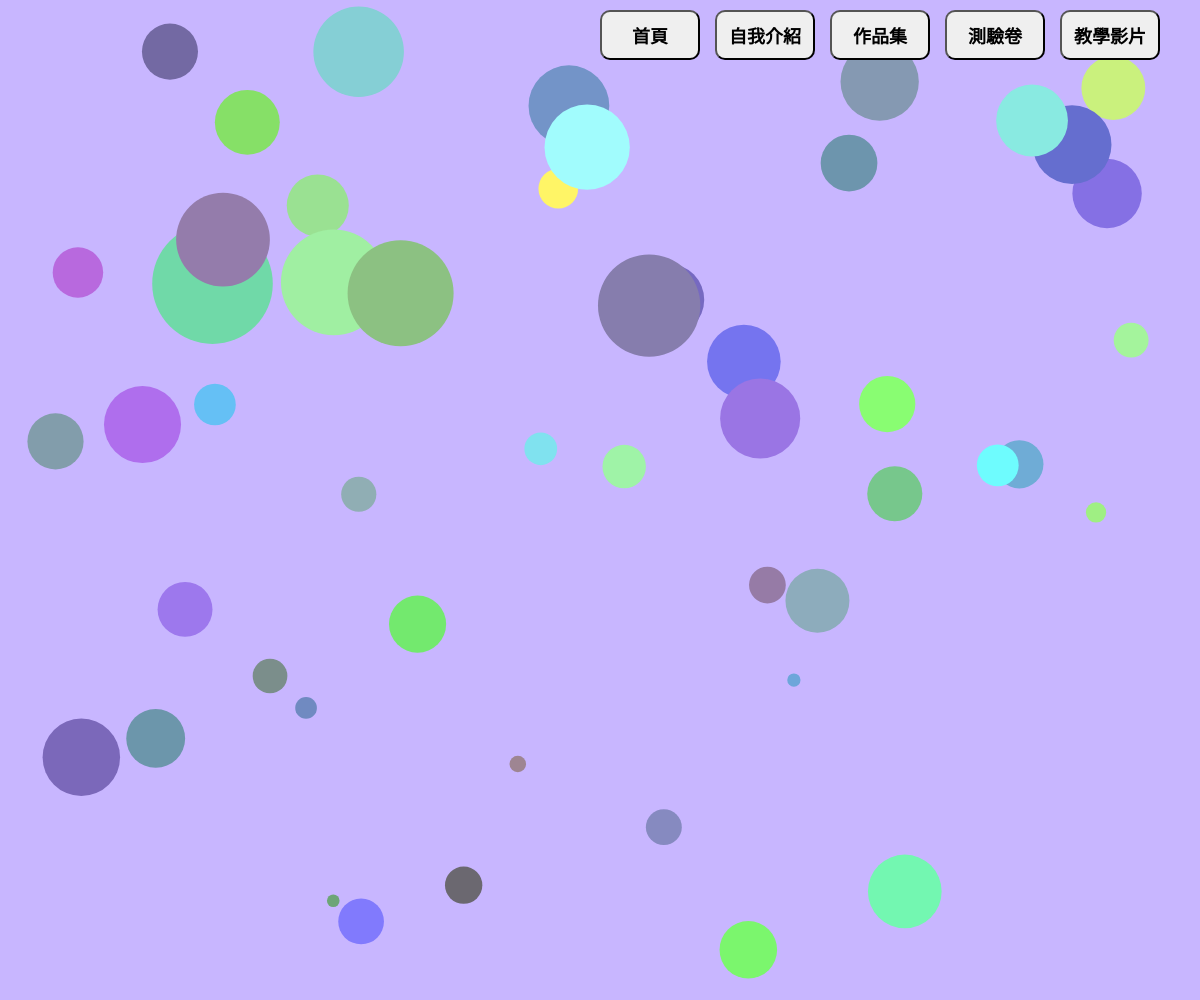
Frame 1 (no input)
Frame 60 (no input): identical to frame 1, image omitted
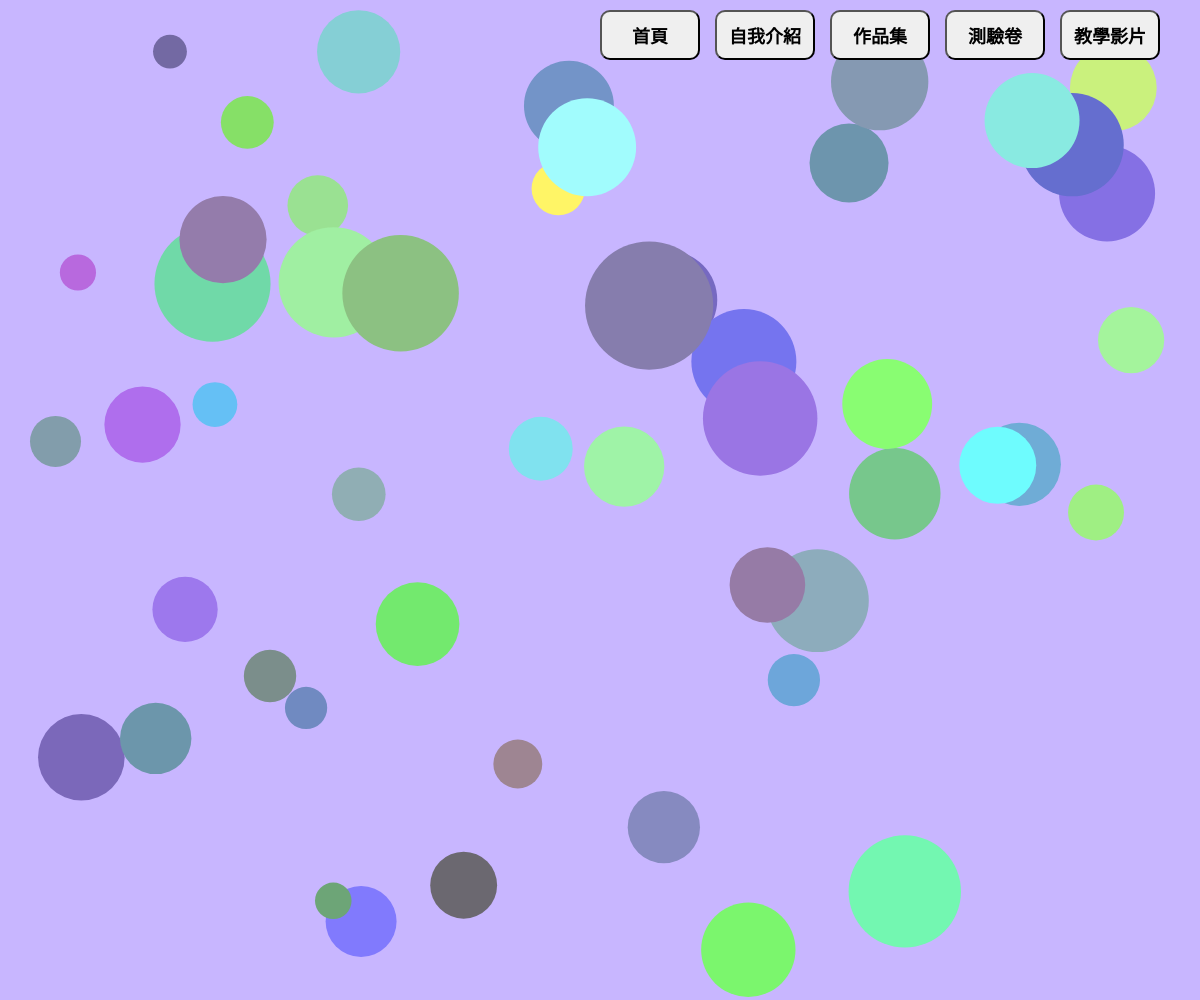
Frame 120 (the mouse pressed at the canvas centre since frame 60)

The p5.js sketch that drew these frames (run headless with seeded random() and noise() and a simulated clock; from frame 60 on, the mouse is pressed at the canvas centre):

// p5.js sketch
// ── sketch.js
let buttonLabels = ["首頁", "自我介紹", "作品集", "測驗卷", "教學影片"];
let buttons = [];
let circles = [];
let dropdown;
let subButtons = [];
let popupWindow = null; // 用於存放小視窗的 DOM 元素

function setup() {
  createCanvas(windowWidth, windowHeight); // 畫布與螢幕大小一致

  // 建立按鈕
  let buttonX = width - 600; // 調整按鈕的起始 X 座標，向左再移動 50
  let buttonY = 10;          // 按鈕的 Y 座標
  let buttonWidth = 100;     // 按鈕寬度
  let buttonHeight = 50;     // 按鈕高度
  let buttonSpacing = 15;    // 按鈕間距

  for (let i = 0; i < buttonLabels.length; i++) {
    let x = buttonX + i * (buttonWidth + buttonSpacing);
    let btn = createButton(buttonLabels[i]);
    btn.position(x, buttonY);
    btn.size(buttonWidth, buttonHeight);
    btn.style('font-size', '18px'); // 字體大小
    btn.style('font-weight', 'bold'); // 字體變粗
    btn.style('border-radius', '10px'); // 框變圓潤
    btn.style('transition', 'background-color 0.3s'); // 平滑變色過渡
    btn.mouseOver(() => btn.style('background-color', '#ffbc42')); // 滑鼠移入變為淡藍色
    btn.mouseOut(() => btn.style('background-color', '')); // 滑鼠移出恢復原色
    if (buttonLabels[i] === "作品集") {
      btn.mousePressed(() => toggleDropdown(x, buttonY + buttonHeight + 5)); // 點擊作品集按鈕顯示選項
    } else if (buttonLabels[i] === "自我介紹") {
      btn.mousePressed(() => showIntroduction()); // 自我介紹按鈕事件
    } else if (buttonLabels[i] === "教學影片") {
      btn.mousePressed(() => showPopup("https://cfchen58.synology.me/%E7%A8%8B%E5%BC%8F%E8%A8%AD%E8%A8%882024/B2/week3/20250303_104548.mp4")); // 教學影片連結
    } else if (buttonLabels[i] === "測驗卷") {
      btn.mousePressed(() => generateQuiz()); // 測驗卷按鈕事件
    } else {
      btn.mousePressed(() => handleButtonClick(buttonLabels[i])); // 設定其他按鈕點擊事件
    }
    buttons.push(btn);
  }

  // 建立小視窗的 DOM 元素
  popupWindow = createDiv('');
  popupWindow.style('position', 'absolute');
  popupWindow.style('width', '80%');
  popupWindow.style('height', '80%');
  popupWindow.style('top', '10%');
  popupWindow.style('left', '10%');
  popupWindow.style('background-color', 'white');
  popupWindow.style('border', '2px solid black');
  popupWindow.style('border-radius', '10px');
  popupWindow.style('overflow', 'auto');
  popupWindow.style('display', 'none'); // 預設隱藏
  let closeButton = createButton('關閉');
  closeButton.parent(popupWindow);
  closeButton.style('position', 'absolute');
  closeButton.style('top', '10px');
  closeButton.style('right', '10px');
  closeButton.mousePressed(() => popupWindow.style('display', 'none')); // 點擊關閉按鈕隱藏小視窗

  // 隨機產生更多圓，並讓圓分散得更均勻
  for (let i = 0; i < 50; i++) { // 增加圓的數量
    let r, g, b;
    do {
      r = random(100, 255);
      g = random(100, 255);
      b = random(100, 255);
    } while (dist(r, g, b, 0, 255, 0) < 100 || dist(r, g, b, 255, 182, 193) < 100); 
    // 確保顏色與綠色 (0, 255, 0) 和背景顏色 (255, 182, 193) 差異足夠
    circles.push({
      x: random(50, width - 50), // 確保圓不會靠近邊界
      y: random(50, height - 50),
      r: random(10, 50),
      color: color(r, g, b)
    });
  }
}

function draw() {
  background('#c8b6ff'); // 設定背景顏色為 b9fbc0 (RGB: 185, 251, 192)

  // 繪製圓，並讓圓隨滑鼠移動改變大小
  for (let circle of circles) {
    let distance = dist(mouseX, mouseY, circle.x, circle.y);
    let newRadius = circle.r + map(distance, 0, width, 20, -10); // 根據滑鼠距離調整大小
    newRadius = constrain(newRadius, 5, 100); // 限制圓的大小範圍
    fill(circle.color);
    noStroke();
    ellipse(circle.x, circle.y, newRadius * 2);
  }
}

// 處理按鈕點擊事件
function handleButtonClick(label) {
  if (label === "首頁") {
    resetToHome(); // 點選首頁按鈕時回到最初畫面
  } else {
    console.log(label + " 按鈕被按下");
  }
}

// 回到最初畫面
function resetToHome() {
  // 移除所有子選項按鈕
  subButtons.forEach(btn => btn.remove());
  subButtons = [];
  
  // 隱藏小視窗
  popupWindow.style('display', 'none');
  
  console.log("回到首頁");
}

function toggleDropdown(x, y) {
  // 如果子選項按鈕已存在，移除它們
  if (subButtons.length > 0) {
    subButtons.forEach(btn => btn.remove());
    subButtons = [];
  } else {
    // 建立子選項按鈕
    let subButtonLabels = ["作品1", "作品2", "作品3"]; // 更新子選單
    let subButtonWidth = 100;
    let subButtonHeight = 40;
    let subButtonSpacing = 5;

    for (let i = 0; i < subButtonLabels.length; i++) {
      let btnY = y + i * (subButtonHeight + subButtonSpacing);
      let btn = createButton(subButtonLabels[i]);
      btn.position(x, btnY);
      btn.size(subButtonWidth, subButtonHeight);
      btn.style('font-size', '16px'); // 子選項字體大小
      btn.style('font-weight', 'bold'); // 字體變粗
      btn.style('border-radius', '8px'); // 框變圓潤
      btn.style('background-color', '#FFFFE0'); // 子選項背景顏色改為淡黃色
      if (subButtonLabels[i] === "作品1") {
        btn.mousePressed(() => showPopup("https://haha12345haha.github.io/20250303_1/")); 
      } else if (subButtonLabels[i] === "作品2") {
        btn.mousePressed(() => showPopup("https://haha12345haha.github.io/0310/")); 
      } else if (subButtonLabels[i] === "作品3") {
        btn.mousePressed(() => showPopup("https://haha12345haha.github.io/04122/")); 
      }
      subButtons.push(btn);
    }
  }
}

// 顯示小視窗並載入指定的 URL
function showPopup(url) {
  popupWindow.html(`<iframe src="${url}" style="width: 100%; height: 100%; border: none;"></iframe>`);
  popupWindow.style('width', '80%'); // 恢復文字框寬度
  popupWindow.style('height', '80%'); // 恢復文字框高度
  popupWindow.style('top', '10%'); // 恢復文字框垂直位置
  popupWindow.style('left', '10%'); // 恢復文字框水平位置
  popupWindow.style('background-color', 'white'); // 恢復背景顏色
  popupWindow.style('border', '2px solid black'); // 恢復外框線條
  popupWindow.style('border-radius', '10px'); // 恢復圓角
  popupWindow.style('display', 'block');
}

function showIntroduction() {
  popupWindow.html('<p style="font-size: 28px; font-weight: bold; color:rgb(17, 11, 113); text-align: center; line-height: 150%;">我是蔣采緹，就讀淡江大學教育科技學系二年級</p>');
  popupWindow.style('width', '50%'); // 調整文字框寬度
  popupWindow.style('height', '30%'); // 調整文字框高度
  popupWindow.style('top', '35%'); // 調整文字框垂直位置
  popupWindow.style('left', '25%'); // 調整文字框水平位置
  popupWindow.style('background-color', '#e9edc9'); 
  popupWindow.style('border', '4px solid rgb(175, 53, 227)'); 
  popupWindow.style('border-radius', '10px'); // 改為長方形，圓角為 10px
  popupWindow.style('display', 'flex'); // 使用 Flexbox
  popupWindow.style('align-items', 'center'); // 垂直置中
  popupWindow.style('justify-content', 'center'); // 水平置中
  popupWindow.style('text-align', 'center'); // 文字置中
}

function generateQuiz() {
  const questions = [
    {
      question: "1. 以下哪個是用於定義函式的關鍵字？",
      options: ["function", "method", "define", "procedure"],
      correct: 0
    },
    {
      question: "2. 以下哪個是 JavaScript 中的邏輯運算子？",
      options: ["&&", "||", "!", "以上皆是"],
      correct: 3
    },
    {
      question: "3. 以下哪個是用於迴圈的關鍵字？",
      options: ["for", "repeat", "loop", "iterate"],
      correct: 0
    },
    {
      question: "4. 在 CSS 中，如何設定背景顏色？",
      options: ["background-color", "bg-color", "color", "background"],
      correct: 0
    },
    {
      question: "5. JavaScript 中如何取得 HTML 元素的 ID？",
      options: ["getElementById", "querySelector", "getId", "findElement"],
      correct: 0
    }
  ];

  // 隨機選擇 3 個題目
  const selectedQuestions = [];
  while (selectedQuestions.length < 3) {
    const randomIndex = Math.floor(Math.random() * questions.length);
    if (!selectedQuestions.includes(questions[randomIndex])) {
      selectedQuestions.push(questions[randomIndex]);
    }
  }

  // 顯示題目和選項
  let quizHTML = '<div style="font-size: 20px; font-weight: bold; color: #000; line-height: 1.5;">';
  selectedQuestions.forEach((q, index) => {
    quizHTML += `<p>${q.question}</p>`;
    q.options.forEach((option, i) => {
      quizHTML += `<button style="margin: 5px; padding: 5px 10px; font-size: 16px;" onclick="checkAnswer(${index}, ${i}, ${q.correct})">${option}</button>`;
    });
    quizHTML += `<p id="feedback-${index}" style="color: green; font-weight: bold;"></p>`;
  });
  quizHTML += '</div>';

  popupWindow.html(quizHTML);
  popupWindow.style('width', '60%'); // 調整文字框寬度
  popupWindow.style('height', '50%'); // 調整文字框高度
  popupWindow.style('top', '25%'); // 調整文字框垂直位置
  popupWindow.style('left', '20%'); // 調整文字框水平位置
  popupWindow.style('background-color', '#FFFACD'); // 淡黃色背景
  popupWindow.style('border', '3px solid #000'); // 黑色外框線條
  popupWindow.style('border-radius', '10px'); // 圓角
  popupWindow.style('display', 'block');
}

function checkAnswer(questionIndex, selectedOption, correctOption) {
  const feedbackElement = select(`#feedback-${questionIndex}`);
  if (selectedOption === correctOption) {
    feedbackElement.html("正確！");
    feedbackElement.style('color', 'green');
  } else {
    feedbackElement.html("錯誤！");
    feedbackElement.style('color', 'red');
  }
}

function windowResized() {
  resizeCanvas(windowWidth, windowHeight); // 當視窗大小改變時調整畫布
}
